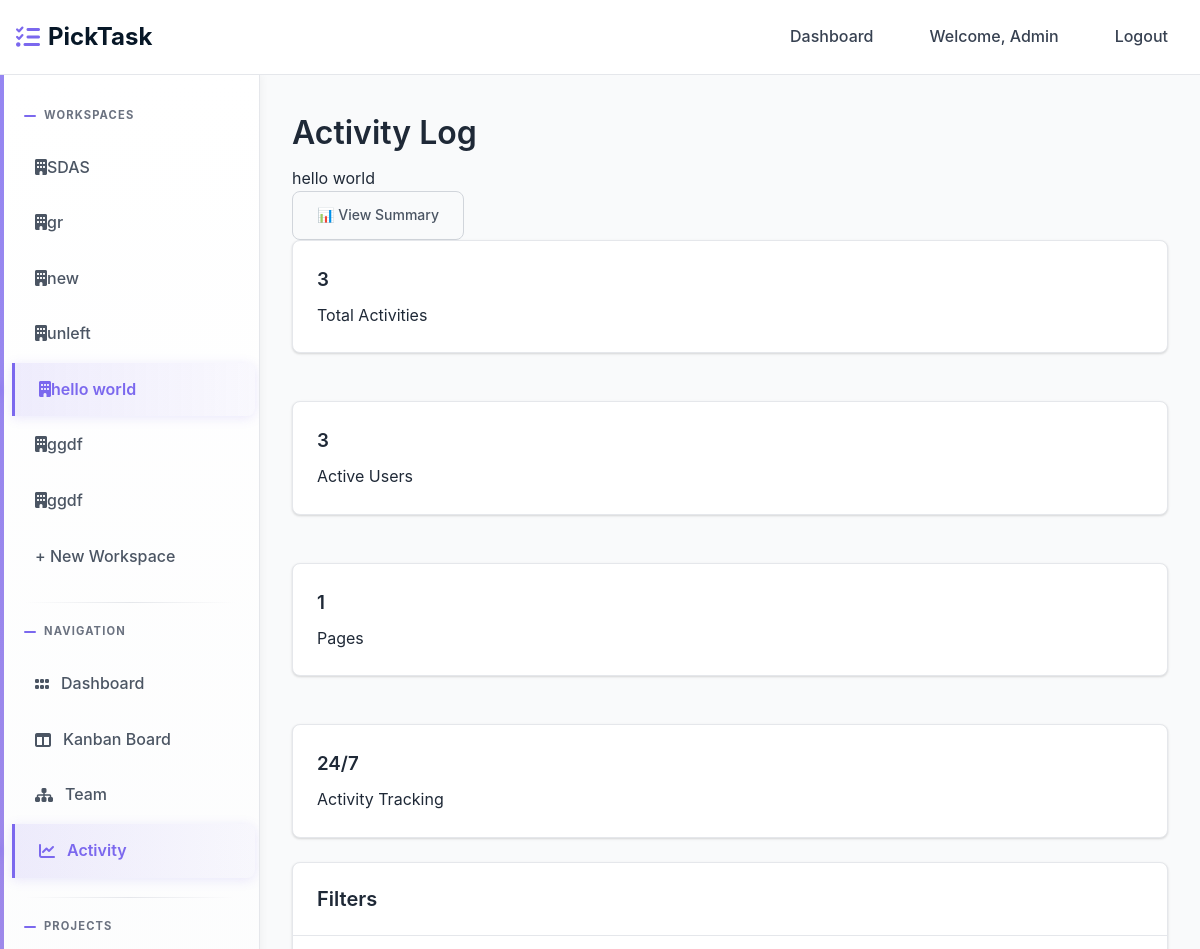
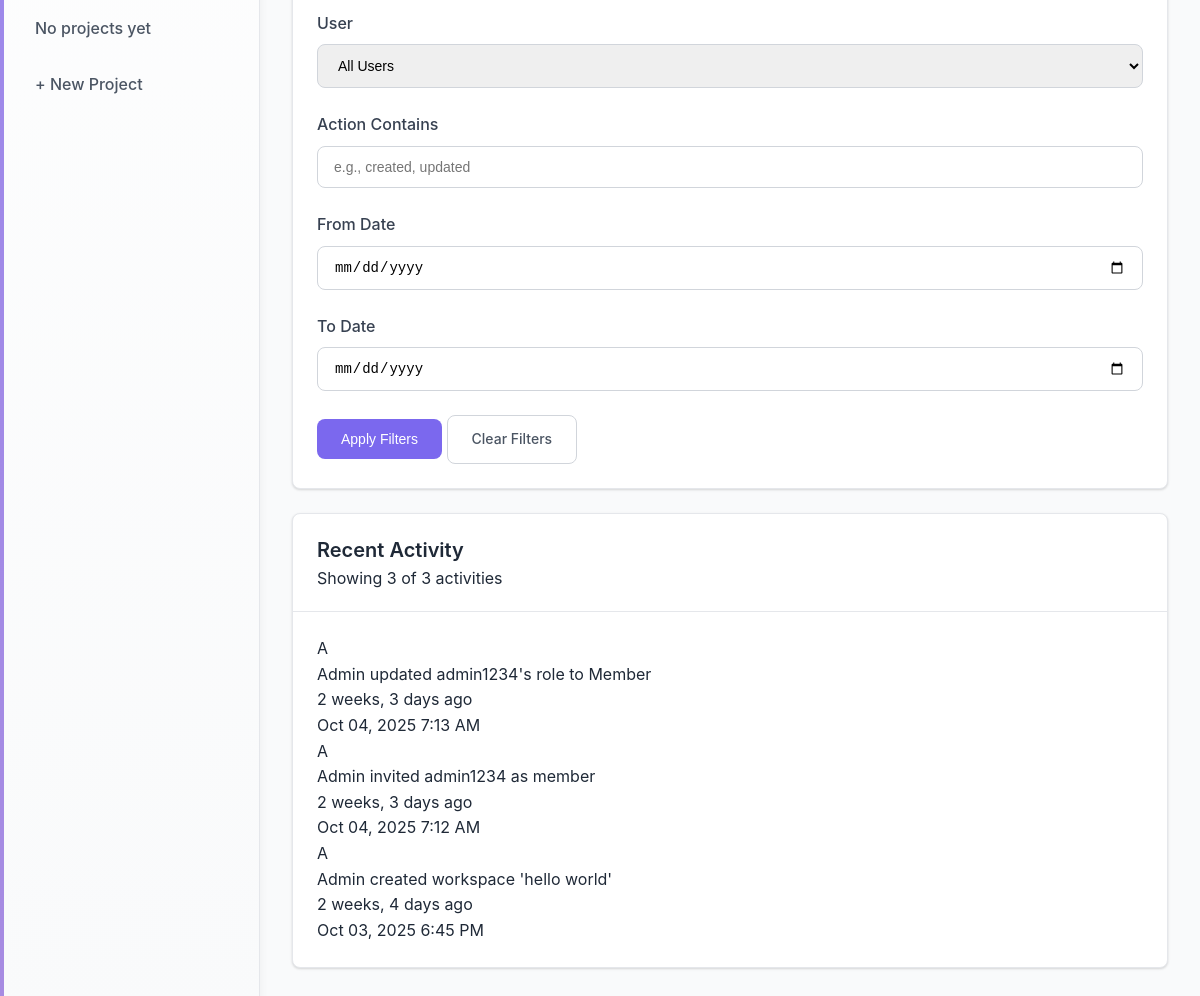
The page /activity/3/ (signed in) on the database its author committed (2 pictures, top to bottom).
### home/models.py (models this page shows)
class User(AbstractUser):
    full_name = models.CharField(max_length=255, blank=True, null=True)
    created_at = models.DateTimeField(auto_now_add=True)

### workspace/models.py (models this page shows, shortened)
class Membership(models.Model):
    ROLE_CHOICES = [
        ('admin', 'Admin'),
        ('member', 'Member'),
    ]
    user = models.ForeignKey(settings.AUTH_USER_MODEL, on_delete=models.CASCADE, related_name='memberships')
    workspace = models.ForeignKey(Workspace, on_delete=models.CASCADE, related_name='memberships')
    role = models.CharField(max_length=20, choices=ROLE_CHOICES, default='member')
    joined_at = models.DateTimeField(auto_now_add=True)
    class Meta:
        unique_together = ['user', 'workspace']
        ordering = ['-joined_at']

class Workspace(models.Model):
    name = models.CharField(max_length=255)
    created_by = models.ForeignKey(settings.AUTH_USER_MODEL, on_delete=models.CASCADE, related_name='workspaces_created')
    created_at = models.DateTimeField(auto_now_add=True)
    class Meta:
        ordering = ['-created_at']

class ActivityLog(models.Model):
    workspace = models.ForeignKey(Workspace, on_delete=models.CASCADE, related_name='activities')
    user = models.ForeignKey(settings.AUTH_USER_MODEL, on_delete=models.CASCADE, related_name='activities')
    action = models.CharField(max_length=500)
    timestamp = models.DateTimeField(auto_now_add=True)
    class Meta:
        ordering = ['-timestamp']

### workspace/decorators.py (the view)
    def wrapper(request, workspace_id, *args, **kwargs):
        workspace = get_object_or_404(Workspace, id=workspace_id)
        if not Membership.objects.filter(user=request.user, workspace=workspace).exists():
            messages.error(request, "You don't have access to this workspace")
            return redirect('workspace:dashboard')
        return view_func(request, workspace_id, *args, **kwargs)

### templates/activity/activity.html (shortened to what this page needs)
{% extends 'base.html' %}
{% load static %}
{% block content %}
<div class="flex justify-between items-center mb-6">
    <div>
        <h1>Activity Log</h1>
        <p class="text-gray-600">{{ workspace.name }}</p>
    </div>
    <div class="flex gap-3">
        <a href="{% url 'activity:summary' workspace.id %}" class="btn btn-outline">
            📊 View Summary
        </a>
    </div>
</div>
<div class="grid grid-cols-1 md:grid-cols-4 gap-4 mb-6">
    <div class="card text-center">
        <div class="card-body p-4">
            <h3 class="text-2xl font-bold text-primary">{{ total_activities }}</h3>
            <p class="text-gray-600 text-sm">Total Activities</p>
        </div>
    </div>
    <div class="card text-center">
        <div class="card-body p-4">
            <h3 class="text-2xl font-bold text-success">{{ workspace_users|length }}</h3>
            <p class="text-gray-600 text-sm">Active Users</p>
        </div>
    </div>
    <div class="card text-center">
        <div class="card-body p-4">
            <h3 class="text-2xl font-bold text-warning">{{ page_obj.paginator.num_pages }}</h3>
            <p class="text-gray-600 text-sm">Pages</p>
        </div>
    </div>
    <div class="card text-center">
        <div class="card-body p-4">
            <h3 class="text-2xl font-bold text-secondary">24/7</h3>
            <p class="text-gray-600 text-sm">Activity Tracking</p>
        </div>
    </div>
</div>
<div class="card mb-6">
    <div class="card-header">
        <h2 class="card-title">Filters</h2>
    </div>
    <div class="card-body">
        <form method="get" class="grid grid-cols-1 md:grid-cols-4 gap-4">
            <div>
                <label class="form-label">User</label>
                <select name="user" class="form-select">
                    <option value="">All Users</option>
                </select>
            </div>
            <div>
                <label class="form-label">Action Contains</label>
                <input type="text" name="action" value="{{ filter_action|default:'' }}"
                       class="form-input" placeholder="e.g., created, updated">
            </div>
            <div>
                <label class="form-label">From Date</label>
                <input type="date" name="date_from" value="{{ date_from|default:'' }}" class="form-input">
            </div>
            <div>
                <label class="form-label">To Date</label>
                <input type="date" name="date_to" value="{{ date_to|default:'' }}" class="form-input">
            </div>
            <div class="md:col-span-4 flex gap-3">
                <button type="submit" class="btn btn-primary">Apply Filters</button>
                <a href="{% url 'activity:activity' workspace.id %}" class="btn btn-outline">Clear Filters</a>
            </div>
        </form>
    </div>
</div>
<div class="card">
    <div class="card-header">
        <h2 class="card-title">Recent Activity</h2>
        <span class="text-sm text-gray-500">Showing {{ activities|length }} of {{ total_activities }} activities</span>
    </div>
    <div class="card-body p-0">
        {% for activity in activities %}
        <div class="activity-item border-b border-gray-200 last:border-b-0 p-4 hover:bg-gray-50">
            <div class="flex items-start gap-4">
                <div class="w-10 h-10 bg-primary rounded-full flex items-center justify-center text-white font-semibold flex-shrink-0">
                    {{ activity.user.username|first|upper }}
                </div>
                <div class="flex-1 min-w-0">
                    <div class="flex items-start justify-between mb-1">
                        <div>
                            <span class="font-semibold text-gray-900">{{ activity.user.username }}</span>
                            <span class="text-gray-600">{{ activity.action }}</span>
                        </div>
                        <span class="text-sm text-gray-500 whitespace-nowrap ml-4">
                            {{ activity.timestamp|timesince }} ago
                        </span>
                    </div>
                    <div class="text-sm text-gray-500">
                        <span class="bg-gray-100 px-2 py-1 rounded">{{ activity.timestamp|date:"M d, Y g:i A" }}</span>
                    </div>
                </div>
            </div>
        </div>
        {% endfor %}
    </div>
</div>
{% endblock %}

### templates/base.html (shortened to what this page needs)
<!DOCTYPE html>
<html lang="en">
  <head>
    <link href="https://cdnjs.cloudflare.com/ajax/libs/font-awesome/6.0.0/css/all.min.css" rel="stylesheet">
  </head>
  <body>
    <nav class="navbar" id="navbar" role="navigation" aria-label="Main navigation">
      <div class="nav-container">
        <a href="{% url 'workspace:dashboard' %}" class="logo" aria-label="PickTask home">
          <i class="fas fa-tasks" aria-hidden="true"></i>
          PickTask
        </a>
        <div class="nav-links" id="nav-links">
          {% if user.is_authenticated %}
          <a href="{% url 'workspace:dashboard' %}" class="nav-link {% if request.resolver_match.url_name == 'dashboard' %}active{% endif %}">Dashboard</a>
          <span class="nav-link">Welcome, {{ user.username }}</span>
          <a href="{% url 'authentication:logout' %}" class="nav-link">Logout</a>
          {% else %}
          <a href="{% url 'authentication:login' %}" class="nav-link">Login</a>
          <a href="{% url 'authentication:register' %}" class="nav-link">Register</a>
          {% endif %}
        </div>
      </div>
    </nav>
    <div class="app-layout">
      {% if user.is_authenticated %}
      <aside class="sidebar">{% include 'partials/sidebar.html' %}</aside>
      {% endif %}
      <main class="main-content">
        {% block content %}{% endblock %}
      </main>
    </div>
  </body>
</html>

### templates/partials/sidebar.html
<div class="sidebar-section">
  <div class="sidebar-title">Workspaces</div>
  {% for membership in user.memberships.all %}
  <a
    href="{% url 'workspace:workspace-detail' membership.workspace.id %}"
    class="sidebar-link {% if current_workspace.id == membership.workspace.id %}active{% endif %}"
  >
    <span
      ><i class="fa-solid fa-building"></i>{{membership.workspace.name}}</span
    >
  </a>
  {% endfor %}
  <a
    href="{% url 'workspace:create-workspace' %}"
    class="sidebar-link {% if request.resolver_match.url_name == 'create-workspace' %}active{% endif %}"
  >
    + New Workspace
  </a>
</div>
{% if current_workspace %}
<div class="sidebar-section">
  <div class="sidebar-title">Navigation</div>
  <a
    href="{% url 'workspace:workspace-detail' current_workspace.id %}"
    class="sidebar-link {% if request.resolver_match.url_name == 'workspace-detail' %}active{% endif %}"
    ><i class="fa-solid fa-grip"></i>Dashboard
  </a>
  <a
    href="{% url 'kanban:kanban' current_workspace.id %}"
    class="sidebar-link {% if request.resolver_match.url_name == 'kanban' %}active{% endif %}"
    ><i class="fa-solid fa-table-columns"></i>Kanban Board
  </a>
  <a
    href="{% url 'team:team' current_workspace.id %}"
    class="sidebar-link {% if request.resolver_match.url_name == 'team' %}active{% endif %}"
    ><i class="fa-solid fa-sitemap"></i>Team
  </a>
  <a
    href="{% url 'activity:activity' current_workspace.id %}"
    class="sidebar-link {% if request.resolver_match.url_name == 'activity' %}active{% endif %}"
    ><i class="fa-solid fa-chart-line"></i>Activity
  </a>
</div>
<div class="sidebar-section">
  <div class="sidebar-title">Projects</div>
  {% for project in current_workspace.projects.all %}
  <a
    href="{% url 'kanban:kanban' current_workspace.id %}?project={{ project.id }}"
    class="sidebar-link"
    ><i class="fa-solid fa-list-check"></i>{{ project.name }}
  </a>
  {% empty %}
  <span class="sidebar-link text-muted">No projects yet</span>
  {% endfor %}
  <a
    href="{% url 'workspace:create-project' current_workspace.id %}"
    class="sidebar-link"
  >
    + New Project
  </a>
</div>
{% endif %}

### rows shown on the page
User: username "Admin"
Membership: workspace.name "SDAS"
Membership: workspace.name "gr"
Membership: workspace.name "new"
Membership: workspace.name "unleft"
Membership: workspace.name "hello world"
Membership: workspace.name "ggdf"
Membership: workspace.name "ggdf"
Workspace: name "hello world"
ActivityLog: user.username|first "A", user.username "Admin", action "updated admin1234's role to Member", timestamp "2 weeks, 3 days", timestamp "Oct 04, 2025 7:13 AM"
ActivityLog: user.username|first "A", user.username "Admin", action "invited admin1234 as member", timestamp "2 weeks, 3 days", timestamp "Oct 04, 2025 7:12 AM"
ActivityLog: user.username|first "A", user.username "Admin", action "created workspace 'hello world'", timestamp "2 weeks, 4 days", timestamp "Oct 03, 2025 6:45 PM"

### other values the page prints
{{ total_activities }} "3"
{{ workspace_users|length }} "3"
{{ page_obj.paginator.num_pages }} "1"
{{ activities|length }} "3"
